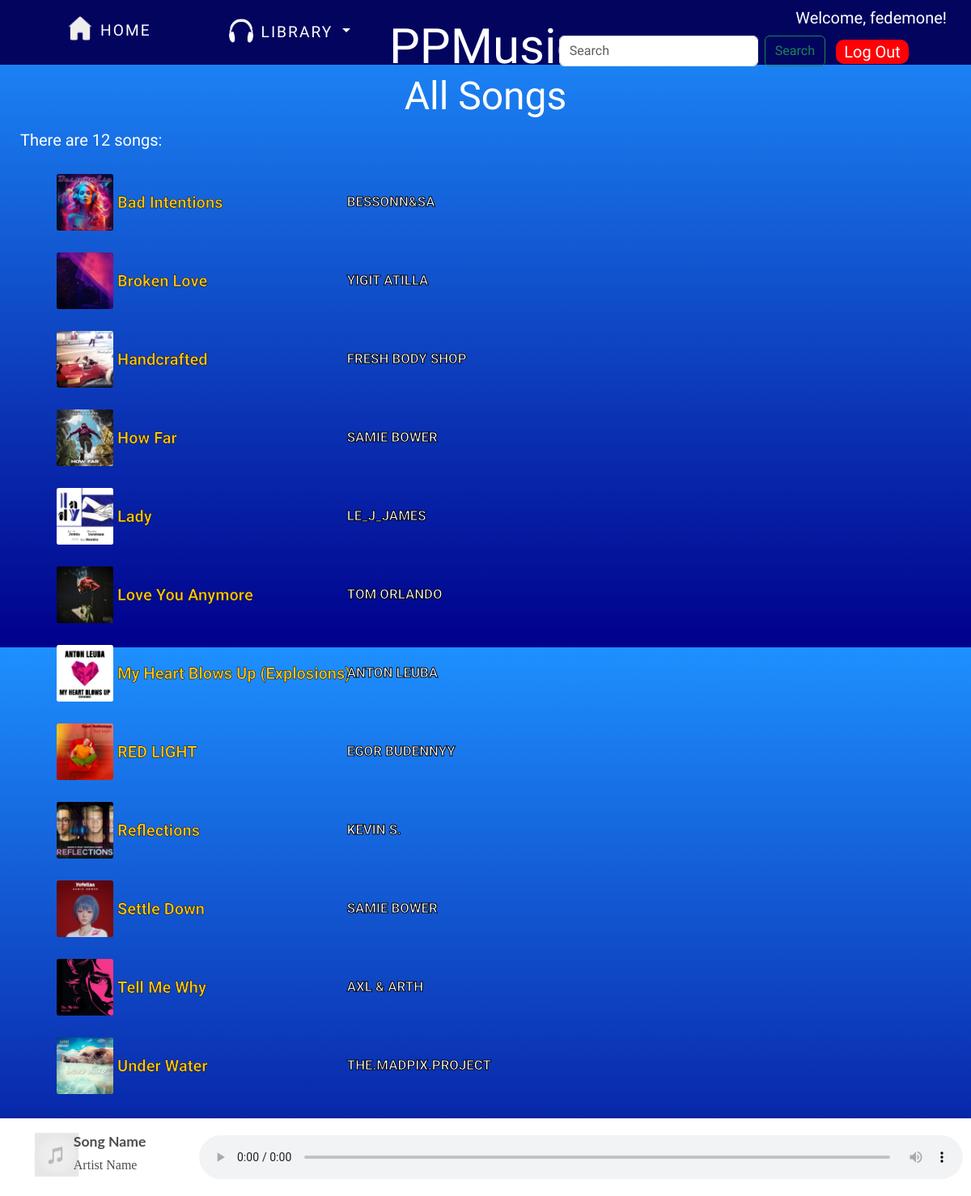
Screenshot of /music/allsongs/ (signed in) with the database file from the repository.
### music/models.py (models this page shows, shortened)
class Song(models.Model):
    song_id = models.AutoField(primary_key=True)
    name = models.CharField(max_length=50)
    artist = models.CharField(max_length=50)
    album = models.CharField(max_length=50, blank=True)
    genre = models.CharField(max_length=20, blank=True, default='Album')
    song = models.FileField(upload_to="songs/", validators=[FileExtensionValidator(allowed_extensions=['mp3', 'wav'])], default="name")
    image = models.ImageField(upload_to="songimage/", validators=[FileExtensionValidator(allowed_extensions=['jpeg', 'jpg', 'png'])], default="https://placehold.co/300x300/png")
    data = models.DateTimeField(auto_now=False, auto_now_add=True)
    slug = models.SlugField()
    class Meta:
        ordering = ['name']

### music/views.py (the view)
# urls.py: path('allsongs/', views.all_songs, name="allsongs"),
def all_songs(request):
    allsongs = Song.objects.all()
    user = request.user
    if user.is_authenticated:
        my_playlists = Playlist.objects.filter(user=user)
    return render(request, 'music/allsongs.html', {'allsongs': allsongs, 'my_playlists': my_playlists})

### music/templates/music/allsongs.html (shortened to what this page needs)
{% extends 'layout.html' %}
{% block main-content %}
    <h2 style="text-align: center; margin: 10px 0; font-size: 3rem">All Songs</h2>
    {% if allsongs %}
        <p style="margin-left: 25px">There are {{ allsongs|length }} songs:</p>
    {% else %}
        <p>No songs found.</p>
    {% endif %}
        <div id="songlist">
        {% for i in allsongs %}
            <div class="sameMovieCard">
                <div class="container_songpost">
                    <img src="/{{i.image}}" id="A_{{i.song_id}}"/>
                    <div class="overlay_songpost"></div>
                </div>
                <div class="songpost_data">
                    <h5 class="song-name" id="B_{{i.song_id}}"><a data-song-url="/{{i.song}}" id="{{i.song_id}}" onclick="playSong(this)">{{i.name}}</a></h5>
                    <p class="singer-name" id="C_{{i.song_id}}">{{i.artist}}</p>
                </div>
            </div>
        {% endfor %}
        <br>
        <br>
        </div>
{% endblock %}

### templates/layout.html (shortened to what this page needs)
{% load static %}
<html lang="en">
<head>
    <link href="https://cdn.jsdelivr.net/npm/bootstrap@5.3.3/dist/css/bootstrap.min.css" rel="stylesheet">
    <link rel="stylesheet" href="{% static 'css/style.css' %}">
    <link rel="stylesheet" href="https://unpkg.com/flickity@2/dist/flickity.min.css">
    <link rel="stylesheet" href="https://pro.fontawesome.com/releases/v5.10.0/css/all.css" />
</head>
<body>
    <header>
        {% block header %}
        <nav id="header_menu">
            <a href="{% url 'homepage' %}" id="home-link">
                <p><img src="/media/images/home.png" width="30px" alt="home image">HOME</p>
            </a>
        {% if user.is_authenticated %}
            <div class="dropdown">
                <button class="btn btn-primary dropdown-toggle" type="button" data-bs-toggle="dropdown" aria-expanded="false">
                    <img src="/media/images/headphones-2-48.png" width="30px">LIBRARY
                </button>
        {% else %}
            <button class="btn btn-primary dropdown-toggle dropdown" id="librarybtn">
                <a href="{% url 'users:login' %}"><img src="../media/images/headphones-2-48.png" width="30px">LIBRARY</a>
            </button>
        {% endif %}
            </div>
            <h1><a href="{% url 'homepage' %}">PPMusic</a></h1>
            <form class="d-flex" role="search" autocomplete="off" method="POST" action="{% url 'music:search_results' %}">
                <input class="form-control me-2" type="search" placeholder="Search" aria-label="Search" name="data">
                <button class="btn btn-outline-success" type="submit">Search</button>
            </form>
            {% if user.is_authenticated %}
                <div class="welcome">
                    <h4>Welcome, {{user.username}}!</h4>
                    <a href="users/logout">Log Out</a>
                </div>
            {% else %}
                <a href="{% url 'users:login' %}"><img src="/media/images/user_icon.png" class="icon"></a>
            {% endif %}
        </nav>
        {% endblock %}
    </header>
    <main>
    <div id="audio_main" class="audio-decs">
        <div class="audio-data">
            <div>
                <img id="audio-img" src="/media/images/music-placeholder.png" alt="Image here">
            </div>
            <div id="text-song">
                <h4 id="audio-song">Song Name</h4>
                <p id="audio-artist">Artist Name</p>
            </div>
        </div>
        <div style="margin: auto 0">
            <audio preload="auto" controls id="audioPlayer">
                <source src="" id="audioSource">
            </audio>
        </div>
    </div>
    {% block main-content %}
    {% endblock %}
    </main>
</body>
</html>

### static/css/style.css (style rules this page uses)
body { max-width: 100%; background-color: blue; background-image: linear-gradient(#1e90ff, #00008b); color:white; font-family: Oswald, Verdana, serif; font-size: 20px; }
header { height: 10%; background-color: #03045e; }
a { text-decoration: none; cursor: pointer; color:white; }
#header_menu { display:block; }
#home-link { position: relative; display: inline-block; margin-left: 7%; margin-top:1.7%; z-index: 999; }
#home-link p { font-size: 1.2rem; letter-spacing: 2px; font-family: Oswald, Verdana, serif; z-index: 999; }
#home-link img { margin-right: 10px; margin-bottom:7px; z-index: 999; }
.dropdown { display: inline-block; position: absolute; margin-top:1.4%; margin-left:7%; z-index: 999; }
.btn-primary, .btn-primary:hover, .btn-primary:active, .btn-primary:visited, .btn-primary:focus { background-color: transparent; !important; border:none;!important; color:white;!important; font-size: 1.2rem; font-family: Oswald, Verdana, serif; letter-spacing: 2px; }
.dropdown img { margin-right:10px; margin-bottom: 5px; }
h1 { font-family: Lobster, verdana, serif; font-size: 3em; color:white; position: absolute; width: 100%; top: 1.5%; text-align: center; margin: 0; padding:0; z-index: 1; }
header input { min-width:200px; z-index: 999; }
header form { display: inline-block; position: absolute; top:3%; right: 15%; z-index: 999; }
.welcome { position: absolute; display: inline-block; right:2.5%; top:10px; margin: 0 0 20px 20px; z-index: 10; }
.welcome a { margin-left:50px; background-color: #ff0006; margin-top: 15px; padding: 3px 10px; border-radius: 10px; z-index: 10; }
.welcome h4 { font-size: 20px; margin-bottom:15px; z-index: 999; }
.audio-decs { display: grid; grid-template-columns: 20% 80%; position: fixed; bottom: 0; right: 0; width: 100%; padding: 10px; z-index: 1; background-color: white; box-shadow: 0 4px 8px 0 rgba(0, 0, 0, 0.3), 0 6px 20px 0 rgba(0, 0, 0, 0.19); }
.audio-data { display: grid; grid-template-columns: 30% 70%; }
#audio-img { height: 100%; width: 100%; max-width:60px; max-height:60px; border-radius: 4%; margin: 5px 10px 3px 30px; }
#text-song { margin: 5px 0 auto 10px; }
.audio-decs h4 { font-weight: 700; font-family: 'Lato', sans-serif; margin-top:5px; line-height: 1; font-size: 1.1rem; color: #4d4d4d; white-space: nowrap; overflow: hidden; text-overflow: ellipsis; }
.audio-decs p { font-family: 'Baloo Bhai 2', cursive; font-size: 1rem; font-weight: 500; color: #4d4d4d; white-space: nowrap; overflow: hidden; text-overflow: ellipsis; }
#audioPlayer { width: 100%; }
.sameMovieCard { margin: 5px 20px 5px 20px; display: grid; grid-template-columns: 10% 90%; padding: 10px 5px; transition: 0.3s; }
.container_songpost { border-radius: 4%; position: relative; margin: 1px 0 1px 45px; width: 75%; height: 50px; }
.overlay_songpost { position: absolute; border-radius: 4%; top: 0; left: 0; width: 70%; height: 50px; background: rgba(0, 0, 0, 0); transition: background 0.5s ease; }
.container_songpost img { border-radius: 4%; position: absolute; width: 70%; margin: auto; height: 50px; left: 0; }
.songpost_data { display: grid; grid-template-columns: 25% 30% 25% 20%; }
.singer-name { margin: auto 30px; color: rgb(143, 142, 142); font-size: 0.8rem; }
.song-name { margin: auto 5px; color: rgb(75, 74, 74); font-size: 0.85rem; }
#songlist { list-style: none; }
#songlist { margin-bottom:50px; white-space: nowrap; }
#songlist img { height: 70px; width: 70px; }
#songlist .container_songpost { height: 70px; }
#songlist .overlay_songpost { height:70px; width:70px; }
#songlist .song-name { -webkit-text-stroke-width: 0.5px; -webkit-text-stroke-color: black; color: #ffc616; font-size: 1.25rem; font-weight: 700; }
#songlist .singer-name { -webkit-text-stroke-width: 1px; -webkit-text-stroke-color: black; color:white; font-weight: 700; font-size:1.05rem; }

### rows the page displays
Song: image (picture), name "Bad Intentions", artist "BESSONN&SA"
Song: image (picture), name "Broken Love", artist "YIGIT ATILLA"
Song: image (picture), name "Handcrafted", artist "FRESH BODY SHOP"
Song: image (picture), name "How Far", artist "SAMIE BOWER"
Song: image (picture), name "Lady", artist "LE_J_JAMES"
Song: image (picture), name "Love You Anymore", artist "TOM ORLANDO"
Song: image (picture), name "My Heart Blows Up (Explosions)", artist "ANTON LEUBA"
Song: image (picture), name "RED LIGHT", artist "EGOR BUDENNYY"
Song: image (picture), name "Reflections", artist "KEVIN S."
Song: image (picture), name "Settle Down", artist "SAMIE BOWER"
Song: image (picture), name "Tell Me Why", artist "AXL & ARTH"
Song: image (picture), name "Under Water", artist "THE.MADPIX.PROJECT"

### other values shown
{{ user.username }} "fedemone"
{{ allsongs|length }} "12"
